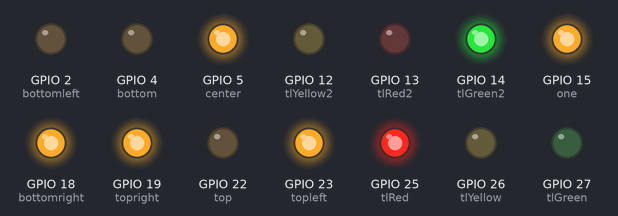
Bench run of a sketch on a simulated ESP32. Parts: output pins drawn as LEDs (lit = HIGH). What the sketch prints to the serial monitor is not drawn.

Above: at 1.6 s.
At 5.6 s:
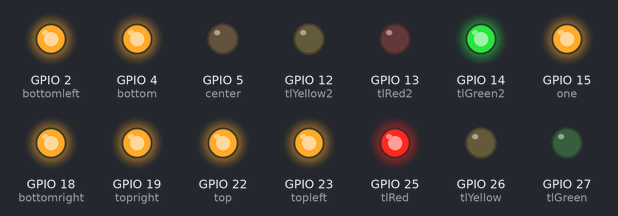
At 10.6 s:
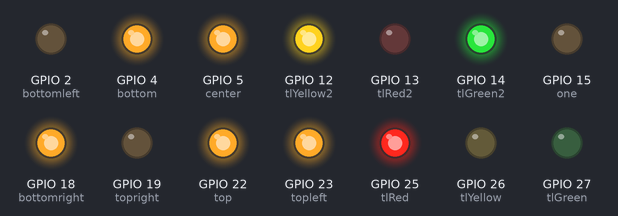
At 19.6 s:
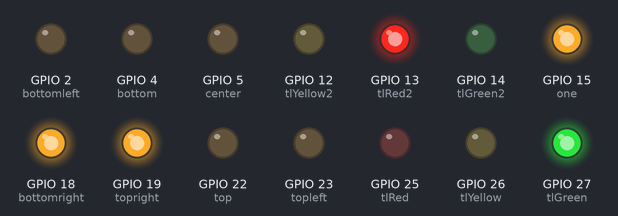
At 28.6 s:
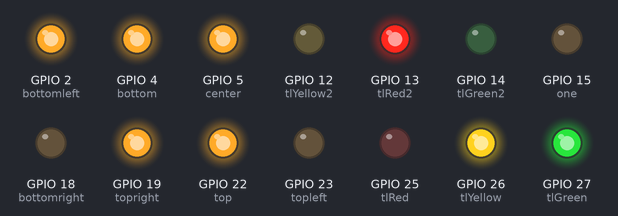
At 38.6 s:
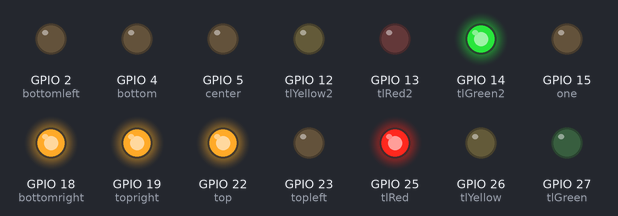
Timing chart, 0 to 40.0 s (numbered marks = the images above):
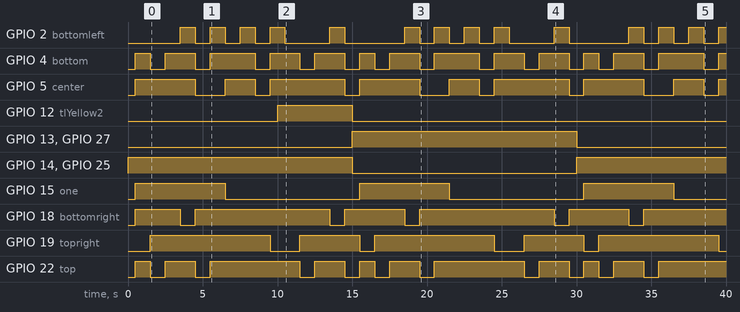

The sketch:

traffic.ino
```cpp
#define tlRed 25
#define tlYellow 26
#define tlGreen 27
#define tlRed2 13
#define tlYellow2 12
#define tlGreen2 14
#define one 15
#define center 5
#define topleft 23
#define top 22
#define topright 19
#define bottomleft 2
#define bottom 4
#define bottomright 18

void setup() {
  pinMode(tlRed, OUTPUT);
  pinMode(tlYellow, OUTPUT);
  pinMode(tlGreen, OUTPUT);
  pinMode(tlGreen2, OUTPUT);
  pinMode(tlRed2, OUTPUT);
  pinMode(tlYellow2, OUTPUT);
  pinMode(one, OUTPUT);
  pinMode(center, OUTPUT);
  pinMode(top, OUTPUT);
  pinMode(bottom, OUTPUT);
  pinMode(topleft, OUTPUT);
  pinMode(topright, OUTPUT);
  pinMode(bottomleft, OUTPUT);
   pinMode(bottomright, OUTPUT);

  xTaskCreatePinnedToCore(Task1code, "Task1", 10000, NULL, 1, NULL, 0);
    delay(500);
  xTaskCreatePinnedToCore(Task2code, "Task2", 10000, NULL, 2, NULL, 1);
    delay(500);

}

void Task1code( void * pvParameters ){
  Serial.print("Lights running on core ");
  Serial.println(xPortGetCoreID());

  for(;;){
  digitalWrite(tlRed, HIGH);
  digitalWrite(tlYellow, LOW);
  digitalWrite(tlGreen, LOW);
  digitalWrite(tlRed2, LOW);
  digitalWrite(tlYellow2, LOW);
  digitalWrite(tlGreen2, HIGH);
  delay(10000);
  digitalWrite(tlRed, HIGH);
  digitalWrite(tlGreen, LOW);
  digitalWrite(tlRed2, LOW);
  digitalWrite(tlYellow, LOW);
  digitalWrite(tlYellow2, HIGH);
  digitalWrite(tlGreen2, HIGH);
  delay(5000);
  digitalWrite(tlRed, LOW);
  digitalWrite(tlYellow, LOW);
  digitalWrite(tlGreen, HIGH);
  digitalWrite(tlRed2, HIGH);
  digitalWrite(tlYellow2, LOW);
  digitalWrite(tlGreen2, LOW);
  delay(10000);
    digitalWrite(tlRed, LOW);
  digitalWrite(tlYellow, HIGH);
  digitalWrite(tlGreen, HIGH);
  digitalWrite(tlRed2, HIGH);
  digitalWrite(tlYellow2, LOW);
  digitalWrite(tlGreen2, LOW);
  delay(5000);
  }


}

void Task2code( void * pvParameters ){
  Serial.print("Timer running on core ");
  Serial.println(xPortGetCoreID());

  for(;;){
      digitalWrite(one, HIGH);
  digitalWrite(top, HIGH);
  digitalWrite(topleft, HIGH);
  digitalWrite(topright, LOW);
  digitalWrite(center, HIGH);
  digitalWrite(bottomleft, LOW);
  digitalWrite(bottomright, HIGH);
  digitalWrite(bottom, HIGH);
  delay(1000);
  digitalWrite(one, HIGH);
  digitalWrite(top, LOW);
  digitalWrite(topleft, HIGH);
  digitalWrite(topright, HIGH);
  digitalWrite(center, HIGH);
  digitalWrite(bottomleft, LOW);
  digitalWrite(bottomright, HIGH);
  digitalWrite(bottom, LOW);
  delay(1000);
  digitalWrite(one, HIGH);
  digitalWrite(top, HIGH);
  digitalWrite(topleft, LOW);
  digitalWrite(topright, HIGH);
  digitalWrite(center, HIGH);
  digitalWrite(bottomleft, LOW);
  digitalWrite(bottomright, HIGH);
  digitalWrite(bottom, HIGH);
  delay(1000);
    digitalWrite(one, HIGH);
  digitalWrite(top, HIGH);
  digitalWrite(topleft, LOW);
  digitalWrite(topright, HIGH);
  digitalWrite(center, HIGH);
  digitalWrite(bottomleft, HIGH);
  digitalWrite(bottomright, LOW);
  digitalWrite(bottom, HIGH);
  delay(1000);
    digitalWrite(one, HIGH);
  digitalWrite(top, LOW);
  digitalWrite(topleft, LOW);
  digitalWrite(topright, HIGH);
  digitalWrite(center, LOW);
  digitalWrite(bottomleft, LOW);
  digitalWrite(bottomright, HIGH);
  digitalWrite(bottom, LOW);
  delay(1000);
      digitalWrite(one, HIGH);
  digitalWrite(top, HIGH);
  digitalWrite(topleft, HIGH);
  digitalWrite(topright, HIGH);
  digitalWrite(center, LOW);
  digitalWrite(bottomleft, HIGH);
  digitalWrite(bottomright, HIGH);
  digitalWrite(bottom, HIGH);
  delay(1000);
    digitalWrite(one, LOW);
  digitalWrite(top, HIGH);
  digitalWrite(topleft, HIGH);
  digitalWrite(topright, HIGH);
  digitalWrite(center, HIGH);
  digitalWrite(bottomleft, LOW);
  digitalWrite(bottomright, HIGH);
  digitalWrite(bottom, HIGH);
  delay(1000);
      digitalWrite(one, LOW);
  digitalWrite(top, HIGH);
  digitalWrite(topleft, HIGH);
  digitalWrite(topright, HIGH);
  digitalWrite(center, HIGH);
  digitalWrite(bottomleft, HIGH);
  digitalWrite(bottomright, HIGH);
  digitalWrite(bottom, HIGH);
  delay(1000);
      digitalWrite(one, LOW);
  digitalWrite(top, HIGH);
  digitalWrite(topleft, LOW);
  digitalWrite(topright, HIGH);
  digitalWrite(center, LOW);
  digitalWrite(bottomleft, LOW);
  digitalWrite(bottomright, HIGH);
  digitalWrite(bottom, LOW);
  delay(1000);
      digitalWrite(one, LOW);
  digitalWrite(top, HIGH);
  digitalWrite(topleft, HIGH);
  digitalWrite(topright, LOW);
  digitalWrite(center, HIGH);
  digitalWrite(bottomleft, HIGH);
  digitalWrite(bottomright, HIGH);
  digitalWrite(bottom, HIGH);
  delay(1000);
      digitalWrite(one, LOW);
  digitalWrite(top, HIGH);
  digitalWrite(topleft, HIGH);
  digitalWrite(topright, LOW);
  digitalWrite(center, HIGH);
  digitalWrite(bottomleft, LOW);
  digitalWrite(bottomright, HIGH);
  digitalWrite(bottom, HIGH);
  delay(1000);
      digitalWrite(one, LOW);
  digitalWrite(top, LOW);
  digitalWrite(topleft, HIGH);
  digitalWrite(topright, HIGH);
  digitalWrite(center, HIGH);
  digitalWrite(bottomleft, LOW);
  digitalWrite(bottomright, HIGH);
  digitalWrite(bottom, LOW);
  delay(1000);
      digitalWrite(one, LOW);
  digitalWrite(top, HIGH);
  digitalWrite(topleft, LOW);
  digitalWrite(topright, HIGH);
  digitalWrite(center, HIGH);
  digitalWrite(bottomleft, LOW);
  digitalWrite(bottomright, HIGH);
  digitalWrite(bottom, HIGH);
  delay(1000);
      digitalWrite(one, LOW);
  digitalWrite(top, HIGH);
  digitalWrite(topleft, LOW);
  digitalWrite(topright, HIGH);
  digitalWrite(center, HIGH);
  digitalWrite(bottomleft, HIGH);
  digitalWrite(bottomright, LOW);
  digitalWrite(bottom, HIGH);
  delay(1000);
      digitalWrite(one, LOW);
  digitalWrite(top, LOW);
  digitalWrite(topleft, LOW);
  digitalWrite(topright, HIGH);
  digitalWrite(center, LOW);
  digitalWrite(bottomleft, LOW);
  digitalWrite(bottomright, HIGH);
  digitalWrite(bottom, LOW);
  delay(1000);

  }


}

void loop(){}
```

Measured:
- by itself, GPIO 2 (bottomleft): repeats every 15.0 s: 3 × (LOW 1.0 s, HIGH 1.0 s), LOW 3.0 s, HIGH 1.0 s, LOW 4.0 s, HIGH 1.0 s
- by itself, GPIO 4 (bottom): repeats every 15.0 s: HIGH 2.0 s, LOW 1.0 s, HIGH 3.0 s, 2 × (LOW 1.0 s, HIGH 2.0 s), LOW 1.0 s, HIGH 1.0 s, LOW 1.0 s
- by itself, GPIO 5 (center): repeats every 15.0 s: HIGH 2.0 s, LOW 1.0 s, HIGH 5.0 s, LOW 1.0 s, HIGH 4.0 s, LOW 2.0 s
- by itself, GPIO 12 (tlYellow2): LOW → HIGH at 10.0 s, → LOW 5.0 s later
- by itself, GPIO 13 (tlRed2), GPIO 27 (tlGreen): LOW → HIGH at 15.0 s, → LOW 15.0 s later
- by itself, GPIO 14 (tlGreen2), GPIO 25 (tlRed): HIGH → LOW at 15.0 s, → HIGH 15.0 s later
- by itself, GPIO 15 (one): alternates HIGH for 6.0 s and LOW for 9.0 s
- by itself, GPIO 18 (bottomright): repeats every 15.0 s: HIGH 9.0 s, LOW 1.0 s, HIGH 4.0 s, LOW 1.0 s
